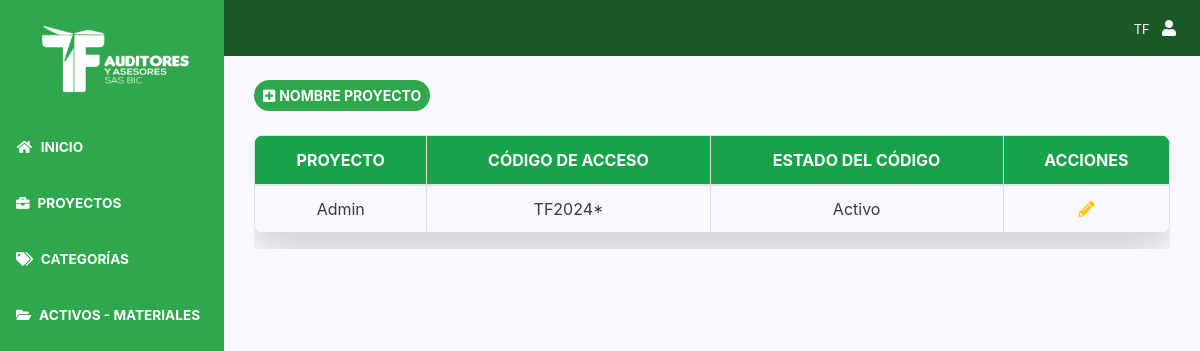
/admin/proyectos.php (signed in), run on an earlier commit of the app's database.
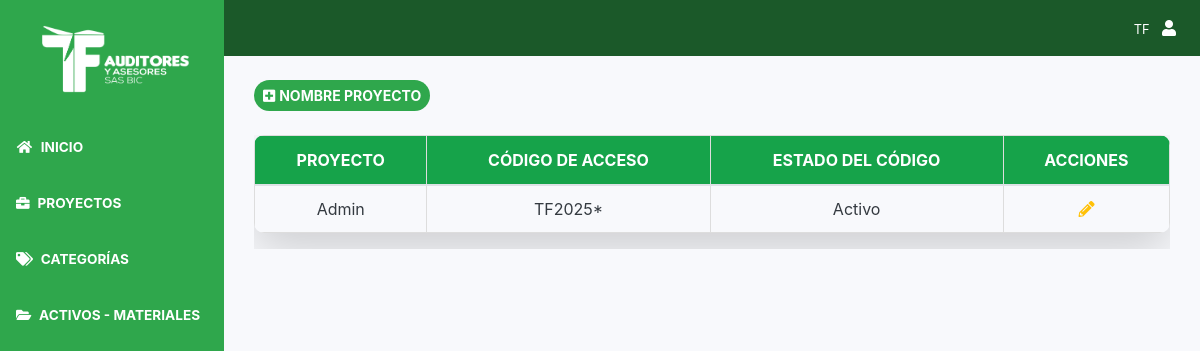
And on a later commit of the database.
### tables this page shows
CREATE TABLE `proyectos` (
  `id` int(11) NOT NULL,
  `proyecto` varchar(255) NOT NULL,
  `codigo_acceso` varchar(50) NOT NULL,
  `codigo_acceso_activo` tinyint(1) DEFAULT 1
);

### admin/proyectos.php (the view, shortened to what this page needs)
<?php
require_once "../config/conexion.php";
include("includes/header.php");
$query = "SELECT * FROM proyectos";
$result = mysqli_query($conexion, $query);
?>
<!DOCTYPE html>
<html lang="es">
<head>
    <link href="https://stackpath.bootstrapcdn.com/bootstrap/4.5.2/css/bootstrap.min.css" rel="stylesheet">
    <link rel="stylesheet" href="https://cdnjs.cloudflare.com/ajax/libs/font-awesome/5.15.4/css/all.min.css">
</head>
<body>
<br>
<div class="container">
    <div class="d-sm-flex align-items-center justify-content-between mb-4">
        <a href="#" class="btn btn-sm rounded-btn" style="background-color: #2fa74c; color: white;" data-toggle="modal" data-target="#nuevoProyectoModal">
            <i class="fa fa-plus-square" aria-hidden="true"></i>
            <strong>NOMBRE PROYECTO</strong>
        </a>
    </div>
<div class="row">
    <div class="col-md-12">
        <div class="table-responsive">
            <table class="table table-bordered table-hover shadow-lg custom-table">
            <thead style="background-color: #16A34A;" class="text-white">
                <tr>
                    <th>PROYECTO</th>
                    <th>CÓDIGO DE ACCESO</th>
                    <th>ESTADO DEL CÓDIGO</th>
                    <th>ACCIONES</th>
                </tr>
            </thead>
                <tbody>
                    <?php while ($data = mysqli_fetch_assoc($result)) { ?>
                        <tr class="text-dark hover:bg-[#E1EEE2]">
                            <td class="py-1"><?php echo htmlspecialchars($data['proyecto']); ?></td>
                            <td class="py-1"><?php echo htmlspecialchars($data['codigo_acceso']); ?></td>
                            <td class="py-1"><?php echo $data['codigo_acceso_activo'] ? 'Activo' : 'Inactivo'; ?></td>
                            <td class="text-center py-1">
                                <button type="button" class="btn btn-link text-warning" title="Editar" data-toggle="modal" data-target="#editarProyectoModal"
                                    data-id="<?php echo $data['id']; ?>"
                                    data-proyecto="<?php echo htmlspecialchars($data['proyecto']); ?>"
                                    data-codigo_acceso="<?php echo htmlspecialchars($data['codigo_acceso']); ?>"
                                    data-codigo_acceso_activo="<?php echo $data['codigo_acceso_activo'] ? 'checked' : ''; ?>">
                                    <i class="fas fa-pencil-alt"></i>
                                </button>
                            </td>
                        </tr>
                    <?php } ?>
                </tbody>
            </table>
        </div>
    </div>
</div>
</div>
</body>
</html>

### admin/includes/header.php (shortened to what this page needs)
<!DOCTYPE html>
<html lang="es">
<head>
    <link href="https://stackpath.bootstrapcdn.com/bootstrap/4.5.2/css/bootstrap.min.css" rel="stylesheet">
    <link href="../assets/css/sb-admin-2.min.css" rel="stylesheet">
</head>
<body id="page-top">
    <div id="wrapper">
        <ul class="navbar-nav bg-sidebar sidebar sidebar-dark accordion" id="accordionSidebar"><br>
            <a class="sidebar-brand d-flex align-items-center justify-content-center" href="inicio.php">
                <img src="../assets/estaticas/logo.png" alt="" class="logo">
            </a><br>
                <li class="nav-item active">
                    <a class="nav-link text-white" href="inicio.php">
                        <i class="fas fa-fw fa-home"></i>
                        <span>INICIO</span></a>
                </li>
                <li class="nav-item active">
                    <a class="nav-link text-white" href="proyectos.php">
                        <i class="fas fa-briefcase"></i>
                        <span>PROYECTOS</span></a>
                </li>
                <li class="nav-item active">
                    <a class="nav-link text-white" href="categorias.php">
                        <i class="fas fa-tags"></i>
                        <span>CATEGORÍAS</span></a>
                </li>
                <li class="nav-item active">
                    <a class="nav-link text-white" href="productos.php">
                    <i class="fa fa-folder-open" aria-hidden="true"></i>
                        <span>ACTIVOS - MATERIALES</span></a>
                </li>
        </ul>
<div id="content-wrapper" class="d-flex flex-column">
    <div id="content">
    <nav class="navbar navbar-expand navbar-light bg-topbar">
        <ul class="navbar-nav ml-auto">
            <li class="nav-item dropdown no-arrow">
                <a class="nav-link dropdown-toggle text-white" href="#" id="userDropdown" role="button" data-toggle="dropdown" aria-haspopup="true" aria-expanded="false">
                    <span class="mr-2 d-none d-lg-inline text-white small"><?php echo $_SESSION['nombre']; ?></span>
                    <span class="avatar"><i class="fas fa-user"></i></span>
                </a>
            </li>
        </ul>
    </nav>
    <div class="container-fluid">

### admin/includes/header.php (style rules this page uses)
.logo { width: 500px; height: 90px; padding: auto; }
.bg-sidebar { background-color: #2fa74c !important; }
.bg-topbar { background-color: #1b5929 !important; }
.text-white { color: white !important; }

### admin/proyectos.php (style rules this page uses)
.custom-table { border-radius: 10px; overflow: hidden; }
.rounded-btn { border-radius: 20px; }
.table td, .table th { vertical-align: middle; text-align: center; }
thead { background-color: #b0e57c; }
.table-bordered td, .table-bordered th { border: 1px solid #ddd; }

What changed in the data, as far as the page shows it:
changed proyectos "Admin": codigo_acceso "TF2024*" → "TF2025*"
